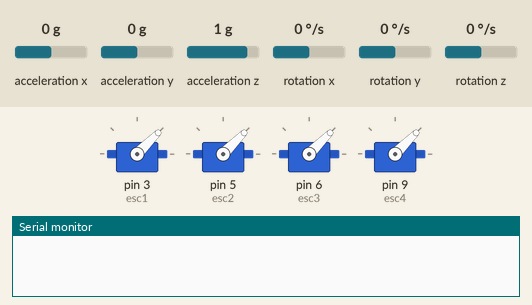
Bench run of a sketch on a simulated Arduino Uno, built with avr-gcc and run on an emulated ATmega328P. On the bench: 4 × servo, the last lines printed to the serial monitor. Wiring (inferred from the names in the program): MPU-6050 motion sensor at I2C address 0x68. Inputs (shaded band) come from the test bench; at power-on: acceleration x 0 g, acceleration y 0 g, acceleration z 1 g, rotation x 0 °/s, rotation y 0 °/s, rotation z 0 °/s.

Above: at 3.9 s.
At 5.87 s:
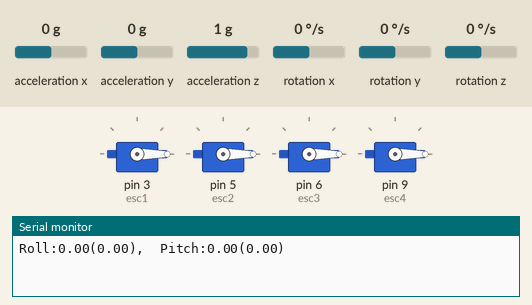
At 7.0 s:
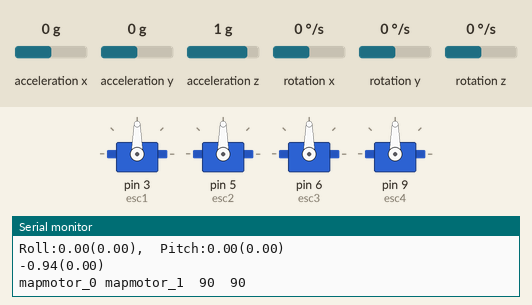
7.1 s: acceleration x set to -1.4 g
10.1 s: acceleration y set to -1.4 g
13.1 s: acceleration z set to -1.4 g
16.1 s: rotation x set to -192 °/s
Timing chart, 0 to 19.1 s (numbered marks = the images above; inputs shaded):
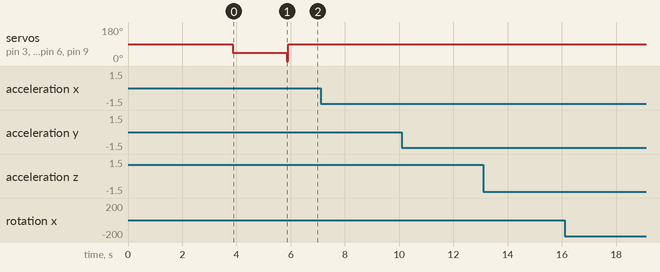

The sketch:

PID.ino
```cpp
/******* using kalman filter to get the data from MPU 6050. Kalman filter is a kind of method to rectify the data from the MPU. The process of getting data has been proved right and reliable. Then I used the output of MPU to be the input of PID algorithm. I used PID library I found in Arduino. For now the problem is the PID can only work when the offset occurs when it is larger than the expected. It means when the quadcopter tilts to one side, the PID will not work. It only works when it tils to the right.******************************************/

/******************I do not take full credits of this code since the process of getting data is not written by me****************************************************************/

#include <PID_v1.h>
//#include <SoftwareSerial.h>
#include <Wire.h>
#include <Math.h>
#include <Kalman.h>
#include <SPI.h>
#include <Servo.h>
//unsigned char bluetoothinter=2;
//SoftwareSerial BTserial(10,11); // RX | TX
// Connect the HC-05 TX to Arduino pin 2 RX.
// Connect the HC-05 RX to Arduino pin 3 TX through a voltage divider.
char buf[100]="";
volatile byte pos;
volatile boolean process_it=false;//SPI value
float fRad2Deg = 57.295779513f; //turn the degrees into radian
const int MPU = 0x68; //the address for MPU-6050
const int nValCnt = 7;//the numbers of characters we read into program per time
const int nCalibTimes = 1000; //the times that we read value from MPU when we calibrate the MPU;
int calibData[nValCnt]; //calibrate
unsigned long nLastTime = 0; //the last time we read value from MPU
float fLastRoll = 0.0f; //the roll we got from MPU last time
float fLastPitch = 0.0f; //the pitch we got from MPU last time
float fLastYaw=0.0f;//lasttime yaw
Kalman kalmanRoll; //Roll filter
Kalman kalmanPitch; //Pitch filter
Kalman kalmanYaw;//Yaw filter

Servo esc1, esc2,esc3,esc4;
  int mapmotor_0=0;
  int mapmotor_1=0;
  int mapmotor_2=0;
  int mapmotor_3=0;


//initialization for PID
volatile unsigned int thr=0;
double motor_0, motor_1;
double motor_2, motor_3;

double Setpoint1, Input1, Output1;
double Setpoint2, Input2, Output2;

double Setpoint5, Input5, Output5;
float fNewPitch=0;
float fNewRoll=0;
float fNewYaw=0;
float fRollRate=0;
float fPitchRate=0;
float fYawRate=0;
double aggKp=4, aggKi=0.2, aggKd=1;
double consKp=0, consKi=0, consKd=0;
float constant_roll=0,constant_pitch=0,constant_yaw=0;
PID PIDpitch1(&Input1,&Output1,&Setpoint1,consKp,consKi,consKd,DIRECT);
PID PIDroll1(&Input2,&Output2,&Setpoint2,consKp,consKi,consKd,DIRECT);
PID PIDyaw(&Input5,&Output5,&Setpoint5,consKp,consKi,consKd,DIRECT);

void setup() {
  //
 // pinMode(bluetoothinter,INPUT);
 // attachInterrupt(digitalPinToInterrupt(bluetoothinter),bluetoothpro,CHANGE);
  Serial.begin(9600);
      //BTserial.begin(9600);  //bluetooth
  Input1=fNewPitch;
  Input2=fNewRoll;
  Input5=fNewYaw;
  Setpoint1=0;
  Setpoint2=0;
  Setpoint5=-1;
  motor_0=0;
  motor_1=0;
  motor_2=0;
  motor_3=0;
  PIDpitch1.SetMode(AUTOMATIC);
  PIDroll1.SetMode(AUTOMATIC);
  PIDyaw.SetMode(AUTOMATIC);


    Wire.begin(); //初始化Wire库
  WriteMPUReg(0x6B, 0); //启动MPU6050设备

  Calibration(); //执行校准
  nLastTime = micros(); //记录当前时间
  mainMPUcal();//calculation for MPU for the first time to initialize the position
  constant_roll=fNewRoll;
  constant_pitch=fNewPitch;
  constant_yaw=fNewYaw;
  //calibrate for escs;
  esc1.attach(3);
  esc1.write(0);
  esc2.attach(5);
  esc2.write(0);
  esc3.attach(6);
  esc3.write(0);
  esc4.attach(9);
  esc4.write(0);
  calibrate();
/********SPI**********/
  pinMode(MISO,OUTPUT);
  SPCR|=_BV(SPE);
  pos=0;
  process_it=false;
  SPI.attachInterrupt();
}

void loop() {
  //bluetoothpro();
  mainMPUcal();
  //print roll pitch into the monitor
  Serial.print("Roll:");
  Serial.print(fNewRoll); Serial.print('(');
  Serial.print(fRollRate); Serial.print("),\tPitch:");
  Serial.print(fNewPitch); Serial.print('(');
  Serial.print(fPitchRate); Serial.print(")\n");
  Serial.print(fNewYaw); Serial.print('(');
  Serial.print(fYawRate); Serial.print(")\n");
  //PID part

  Input1=0-fNewPitch;

  Input2=0-fNewRoll;

  Input5=fNewYaw;
  if (Input1<0)
  {
    PIDpitch1.SetControllerDirection(DIRECT);
    motor_0=0-Output1;
    motor_1=0+Output1;
    motor_2=0-Output1;
    motor_3=0+Output1;
  }
  if (Input1>0)
  {
    PIDpitch1.SetControllerDirection(REVERSE);
    motor_0=0+Output1;
    motor_1=0-Output1;
    motor_2=0+Output1;
    motor_3=0-Output1;
  }
  if (Input2<0)
  {
    PIDroll1.SetControllerDirection(DIRECT);
    motor_0=motor_0-Output2;
    motor_1=motor_1-Output2;
    motor_2=motor_2+Output2;
    motor_3=motor_3+Output2;
  }
  if (Input2>0)
  {
    PIDroll1.SetControllerDirection(REVERSE);
    motor_0=motor_0+Output2;
    motor_1=motor_1+Output2;
    motor_2=motor_2-Output2;
    motor_3=motor_3-Output2;
  }
  PIDpitch1.Compute();
  PIDroll1.Compute();
  PIDyaw.Compute();
  mapmotor_0=map(motor_0,-510,510,0,180)+thr;
  mapmotor_1=map(motor_1,-510,510,0,180)+thr;
  mapmotor_2=map(motor_2,-510,510,0,180)+thr;
  mapmotor_3=map(motor_3,-510,510,0,180)+thr;
  Serial.print("mapmotor_0 mapmotor_1\t");
  Serial.print(mapmotor_0);
  Serial.print("\t");
  Serial.print(mapmotor_1);
  Serial.print("\n");
  Serial.print("mapmotor_2 mapmotor_3\t");
  Serial.print(mapmotor_2);
  Serial.print("\t");
  Serial.print(mapmotor_3);
  Serial.print("\n");
  esc1.write(mapmotor_0);
  esc2.write(mapmotor_1);
  esc3.write(mapmotor_2);
  esc4.write(mapmotor_3);
  /*******************SPI******************/
  if (process_it)
  {
    thr=((int(buf[0])-48)*100+(int(buf[1])-48)*10+(int(buf[2]-48)));
    buf [pos] = 0;
    Serial.println (buf);
    pos = 0;
    process_it = false;
  } /*************SPI********************/
 // delay(1000);
}

//向MPU6050写入一个字节的数据
//指定寄存器地址与一个字节的值
void WriteMPUReg(int nReg, unsigned char nVal) {
  Wire.beginTransmission(MPU);
  Wire.write(nReg);
  Wire.write(nVal);
  Wire.endTransmission(true);
}

//从MPU6050读出一个字节的数据
//指定寄存器地址，返回读出的值
unsigned char ReadMPUReg(int nReg) {
  Wire.beginTransmission(MPU);
  Wire.write(nReg);
  Wire.requestFrom(MPU, 1, true);
  Wire.endTransmission(true);
  return Wire.read();
}

//从MPU6050读出加速度计三个分量、温度和三个角速度计
//保存在指定的数组中
void ReadAccGyr(int *pVals) {
  Wire.beginTransmission(MPU);
  Wire.write(0x3B);
  Wire.requestFrom(MPU, nValCnt * 2, true);
  Wire.endTransmission(true);
  for (long i = 0; i < nValCnt; ++i) {
    pVals[i] = Wire.read() << 8 | Wire.read();
  }
}

//对大量读数进行统计，校准平均偏移量
void Calibration()
{
  float valSums[7] = {0.0f, 0.0f, 0.0f, 0.0f, 0.0f, 0.0f, 0.0};
  //先求和
  for (int i = 0; i < nCalibTimes; ++i) {
    int mpuVals[nValCnt];
    ReadAccGyr(mpuVals);
    for (int j = 0; j < nValCnt; ++j) {
      valSums[j] += mpuVals[j];
    }
  }
  //再求平均
  for (int i = 0; i < nValCnt; ++i) {
    calibData[i] = int(valSums[i] / nCalibTimes);
  }
  calibData[2] += 16384; //set the MPU to be
}

//算得Roll角。算法见文档。
float GetRoll(float *pRealVals, float fNorm) {
  float fNormXZ = sqrt(pRealVals[0] * pRealVals[0] + pRealVals[2] * pRealVals[2]);
  float fCos = fNormXZ / fNorm;
  return acos(fCos) * fRad2Deg;
}

//算得Pitch角。算法见文档。
float GetPitch(float *pRealVals, float fNorm) {
  float fNormYZ = sqrt(pRealVals[1] * pRealVals[1] + pRealVals[2] * pRealVals[2]);
  float fCos = fNormYZ / fNorm;
  return acos(fCos) * fRad2Deg;
}

//对读数进行纠正，消除偏移，并转换为物理量。公式见文档。
void Rectify(int *pReadout, float *pRealVals) {
  for (int i = 0; i < 3; ++i) {
    pRealVals[i] = (float)(pReadout[i] - calibData[i]) / 16384.0f;
  }
  pRealVals[3] = pReadout[3] / 340.0f + 36.53;
  for (int i = 4; i < 7; ++i) {
    pRealVals[i] = (float)(pReadout[i] - calibData[i]) / 131.0f;
  }
}
/*********void bluetoothpro(){
    //
  // Keep reading from HC-05 and send to Arduino Serial Monitor
   // if (BTserial.available())
   // {
    //    thr= BTserial.parseInt();
   //     Serial.write(thr);
   // }

    // Keep reading from Arduino Serial Monitor and send to HC-05

}***********/
void mainMPUcal(){
  int readouts[nValCnt];
  ReadAccGyr(readouts); //read the original value from mpu6050

  float realVals[7];
  Rectify(readouts, realVals); //rectify the value

  //计算加速度向量的模长，均以g为单位
  float fNorm = sqrt(realVals[0] * realVals[0] + realVals[1] * realVals[1] + realVals[2] * realVals[2]);
  float fRoll = GetRoll(realVals, fNorm); //calculate roll
  if (realVals[1] > 0) {
    fRoll = -fRoll;
  }
  float fPitch = GetPitch(realVals, fNorm); // calculate pitch
  if (realVals[0] < 0) {
    fPitch = -fPitch;
  }
  float fYaw=realVals[2];

  //calculate the time between two calculation
  unsigned long nCurTime = micros();
  float dt = (double)(nCurTime - nLastTime) / 1000000.0;
  //calman filter
  fNewRoll = kalmanRoll.getAngle(fRoll, realVals[4], dt);
  fNewPitch = kalmanPitch.getAngle(fPitch, realVals[5], dt);
  fNewYaw = kalmanYaw.getAngle(fYaw,realVals[6],dt);
  //calculate the pitch and roll rate according to the value after filtered
  float fRollRate = (fNewRoll - fLastRoll) / dt;
  float fPitchRate = (fNewPitch - fLastPitch) / dt;
  float fYawRate = (fNewYaw-fLastYaw)/dt;

 //update pitch and roll
  fLastRoll = fNewRoll;
  fLastPitch = fNewPitch;
  fLastYaw=fNewYaw;
   nLastTime = nCurTime;//update the measure time
}
//SPI interrupt
ISR (SPI_STC_vect)
{
  char c=SPDR;
  Serial.print(c);
 if (pos < sizeof(buf))
  {
    buf [pos++] = c;
    if (c == '\n')
      process_it = true;
  }
}

void calibrate() {
  esc1.write(90);
  esc2.write(90);
  esc3.write(90);
  esc4.write(90);
  delay(2000);
  esc1.write(45);
  esc2.write(45);
  esc3.write(45);
  esc4.write(45);
  delay(2000);
  esc1.write(0);
  esc2.write(0);
  esc3.write(0);
  esc4.write(0);
}
```
